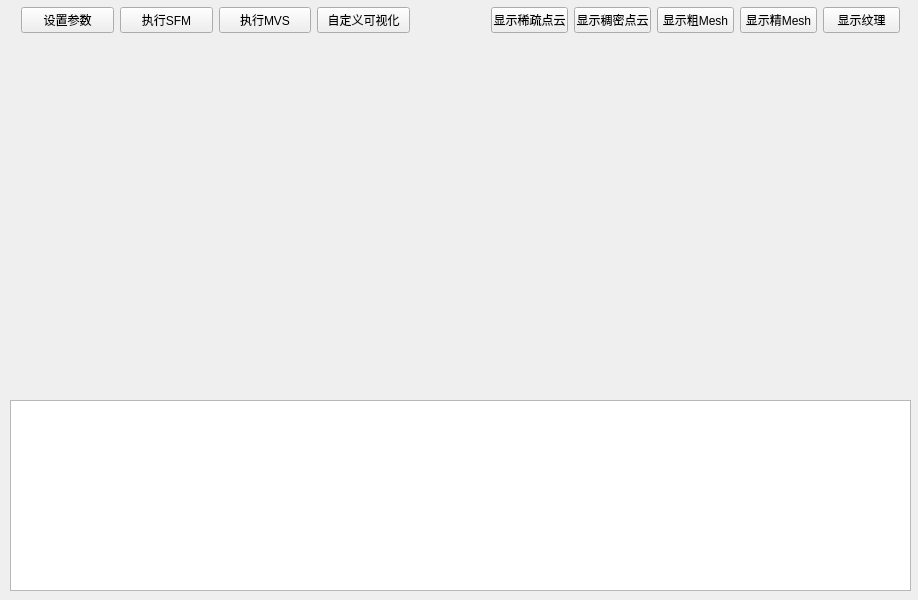
<?xml version="1.0" encoding="UTF-8"?>
<ui version="4.0">
 <class>QtWidgetsApplication1Class</class>
 <widget class="QWidget" name="QtWidgetsApplication1Class">
  <property name="geometry">
   <rect>
    <x>0</x>
    <y>0</y>
    <width>918</width>
    <height>600</height>
   </rect>
  </property>
  <property name="windowTitle">
   <string>WAVE-3D重建平台（需要CUDAv12.5）</string>
  </property>
  <property name="windowIcon">
   <iconset>
    <normaloff>assets/wave+.png</normaloff>assets/wave+.png</iconset>
  </property>
  <widget class="QWidget" name="horizontalLayoutWidget">
   <property name="geometry">
    <rect>
     <x>10</x>
     <y>-10</y>
     <width>411</width>
     <height>61</height>
    </rect>
   </property>
   <layout class="QHBoxLayout" name="horizontalLayout">
    <item>
     <widget class="QPushButton" name="set_button">
      <property name="text">
       <string>设置参数</string>
      </property>
     </widget>
    </item>
    <item>
     <widget class="QPushButton" name="sfm_button">
      <property name="text">
       <string>执行SFM</string>
      </property>
     </widget>
    </item>
    <item>
     <widget class="QPushButton" name="mvs_button">
      <property name="text">
       <string>执行MVS</string>
      </property>
     </widget>
    </item>
    <item>
     <widget class="QPushButton" name="Viewer_button">
      <property name="text">
       <string>自定义可视化</string>
      </property>
     </widget>
    </item>
   </layout>
  </widget>
  <widget class="QWidget" name="MainWidget" native="true">
   <property name="geometry">
    <rect>
     <x>0</x>
     <y>60</y>
     <width>911</width>
     <height>701</height>
    </rect>
   </property>
   <widget class="QTextEdit" name="textEdit">
    <property name="geometry">
     <rect>
      <x>10</x>
      <y>340</y>
      <width>901</width>
      <height>191</height>
     </rect>
    </property>
    <property name="readOnly">
     <bool>true</bool>
    </property>
   </widget>
   <widget class="Viewer" name="ViewerWidget" native="true">
    <property name="geometry">
     <rect>
      <x>0</x>
      <y>10</y>
      <width>911</width>
      <height>321</height>
     </rect>
    </property>
   </widget>
  </widget>
  <widget class="QWidget" name="horizontalLayoutWidget_2">
   <property name="geometry">
    <rect>
     <x>480</x>
     <y>-10</y>
     <width>431</width>
     <height>61</height>
    </rect>
   </property>
   <layout class="QHBoxLayout" name="horizontalLayout_2">
    <item>
     <widget class="QPushButton" name="sfm_viewer">
      <property name="text">
       <string>显示稀疏点云</string>
      </property>
     </widget>
    </item>
    <item>
     <widget class="QPushButton" name="densify_viewer">
      <property name="text">
       <string>显示稠密点云</string>
      </property>
     </widget>
    </item>
    <item>
     <widget class="QPushButton" name="mesh_viewer">
      <property name="text">
       <string>显示粗Mesh</string>
      </property>
     </widget>
    </item>
    <item>
     <widget class="QPushButton" name="refinemesh_viewer">
      <property name="text">
       <string>显示精Mesh</string>
      </property>
     </widget>
    </item>
    <item>
     <widget class="QPushButton" name="texture_viewer">
      <property name="text">
       <string>显示纹理</string>
      </property>
     </widget>
    </item>
   </layout>
  </widget>
 </widget>
 <layoutdefault spacing="6" margin="11"/>
 <customwidgets>
  <customwidget>
   <class>Viewer</class>
   <extends>QWidget</extends>
   <header>Viewer.h</header>
   <container>1</container>
  </customwidget>
 </customwidgets>
 <resources>
  <include location="QtGUI.qrc"/>
 </resources>
 <connections/>
</ui>
